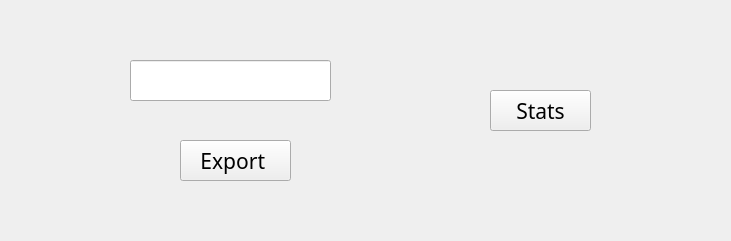
    <widget class="QWidget" name="widget_4" native="true">
     <property name="geometry">
      <rect>
       <x>820</x>
       <y>50</y>
       <width>731</width>
       <height>241</height>
      </rect>
     </property>
     <widget class="QLineEdit" name="lineEdit_3">
      <property name="geometry">
       <rect>
        <x>130</x>
        <y>60</y>
        <width>201</width>
        <height>41</height>
       </rect>
      </property>
     </widget>
     <widget class="QPushButton" name="pushButton_3">
      <property name="geometry">
       <rect>
        <x>180</x>
        <y>140</y>
        <width>111</width>
        <height>41</height>
       </rect>
      </property>
      <property name="font">
       <font>
        <family>Bell MT</family>
        <pointsize>16</pointsize>
        <italic>false</italic>
        <bold>false</bold>
       </font>
      </property>
      <property name="text">
       <string>Export </string>
      </property>
     </widget>
     <widget class="QPushButton" name="pushButton_2">
      <property name="geometry">
       <rect>
        <x>490</x>
        <y>90</y>
        <width>101</width>
        <height>41</height>
       </rect>
      </property>
      <property name="font">
       <font>
        <family>Bell MT</family>
        <pointsize>16</pointsize>
        <italic>false</italic>
        <bold>false</bold>
       </font>
      </property>
      <property name="text">
       <string>Stats</string>
      </property>
     </widget>
    </widget>
